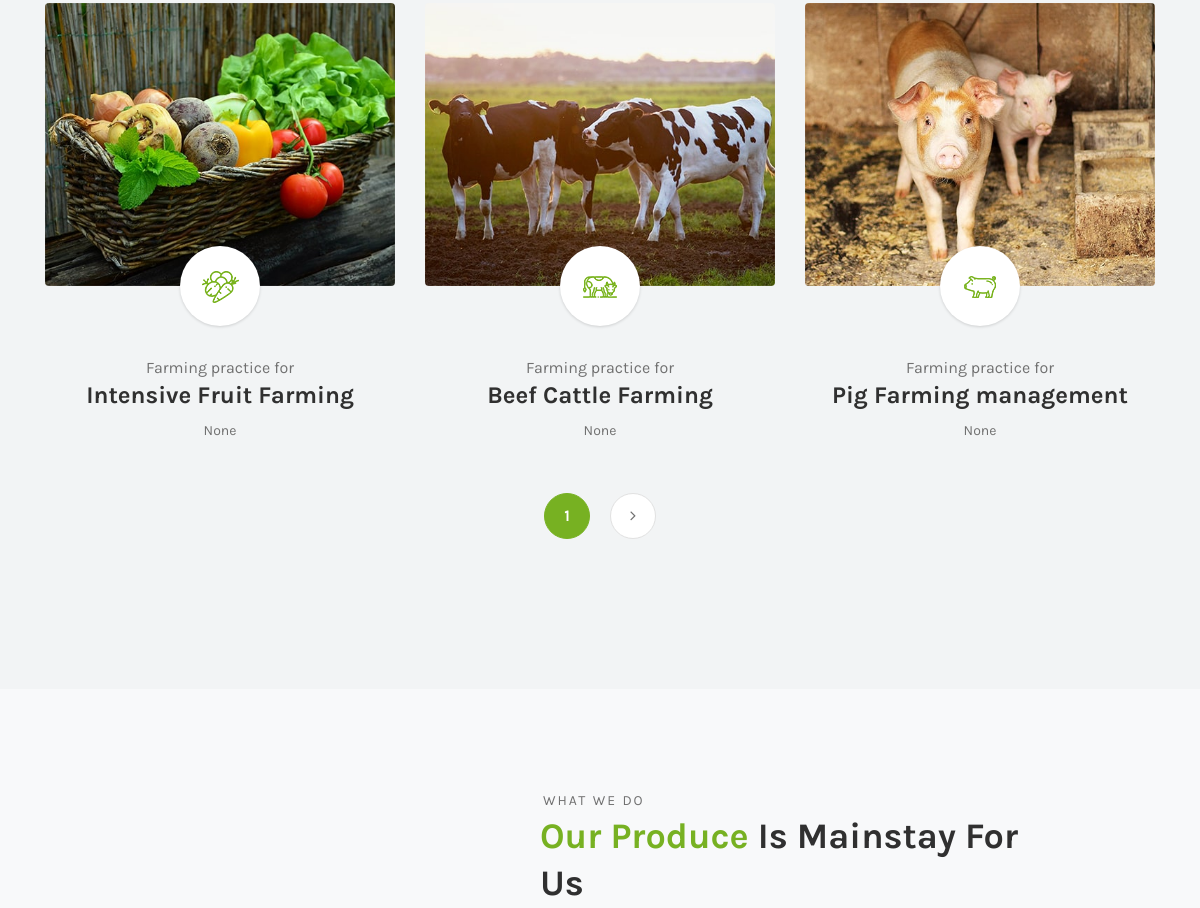
Before: /farmimng_practice.html (middle part) with the older database file.
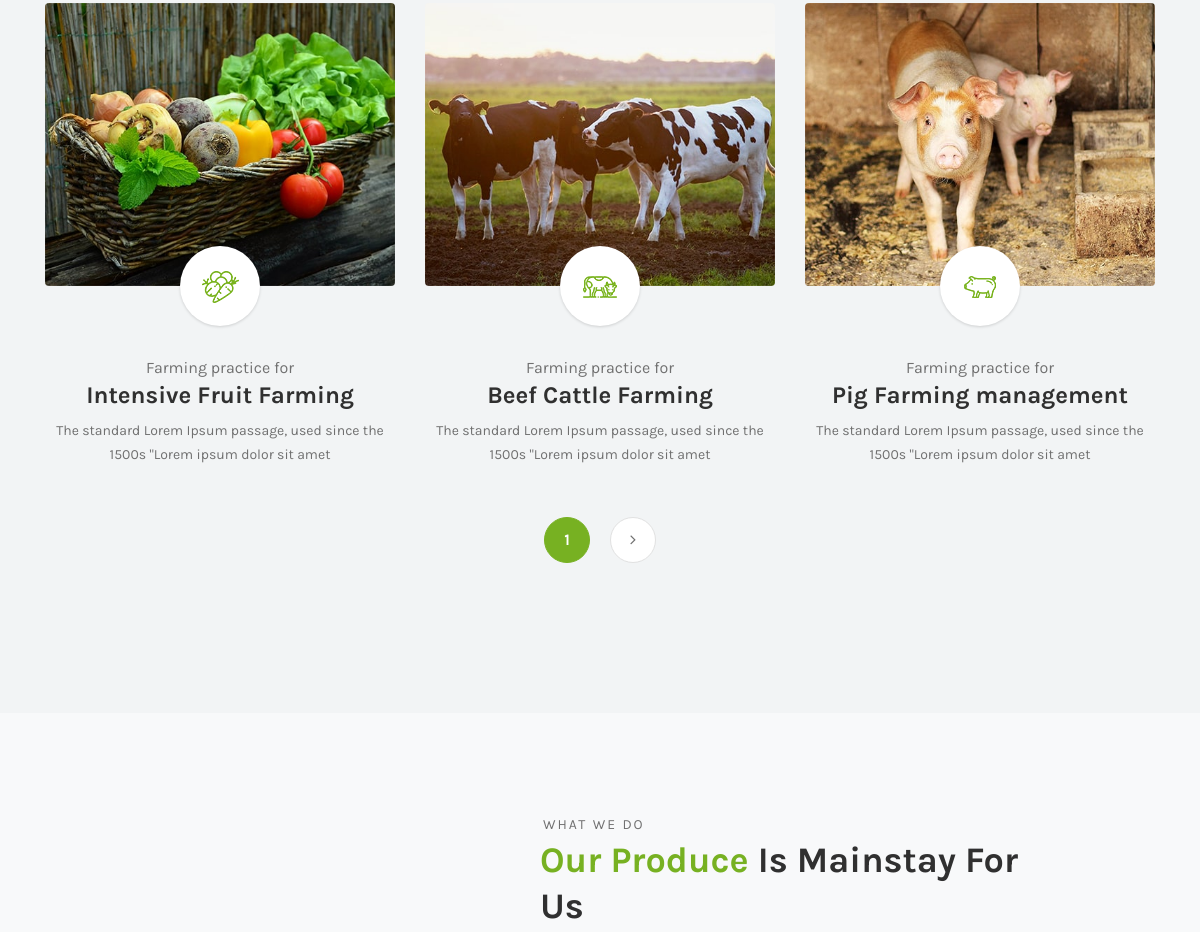
After: the same page with the newer database file.
### blog/models.py (models this page shows, shortened)
class BlogPost (models.Model):
    STATUS_CHOICE = (('draft', 'Draft'), ('published', 'Published'),)
    author = models.ForeignKey(
        Author, on_delete=models.CASCADE, related_name='blog_posts')
    title = models.CharField(max_length=200,)
    overview = models.CharField(max_length=150, null=True)
    slug = models.SlugField(null=True, unique=True)
    categories = models.ManyToManyField(Category)
    thumbnail = models.ImageField(upload_to=upload_location, null=True, blank=True)
    icon = ImageField(upload_to=upload_location, null=True, blank=True)
    content = HTMLField()
    publish = models.DateTimeField(default=timezone.now)
    date_created = models.DateTimeField(
        auto_now_add=True, verbose_name="date_published")
    date_updated = models.DateTimeField(
        auto_now=True, verbose_name="date_updated")
    status = models.CharField(
        max_length=10, choices=STATUS_CHOICE, default='draft')
    featured = models.BooleanField()
    class Meta:
        ordering = ('-publish',)

### blog/views.py (the view)
# urls.py: path('farmimng_practice.html', farming_practice, name='farming_practice'),
def farming_practice(request):
    post_list = BlogPost.objects.all()
    introduction = PracticeIntro.objects.all()
    paginator = Paginator(post_list, 6)
    page_request_var = 'page'
    page = request.GET.get(page_request_var)
    try:
        paginated_queryset = paginator.page(page)
    except PageNotAnInteger:
        paginated_queryset = paginator.page(1)
    except EmptyPage:
        paginated_queryset = paginator.page(paginator.num_pages)
    context = {
        'queryset': paginated_queryset,
        'page_request_var': page_request_var,
        'introduction': introduction,
    }
    return render(request, 'farming_practice.html', context)

### templates/farming_practice.html (shortened to what this page needs)
{% extends 'base.html' %}
{% load static %}
{% block content %}
    <section class="farming-practice-area bg-gray section-padding-100-50">
        <div class="container">
            <div class="row">
                {% for obj in queryset %}
                <div class="col-12 col-sm-6 col-lg-4">
                    <div class="single-farming-practice-area mb-50 wow fadeInUp" data-wow-delay="100ms">
                        <div class="farming-practice-thumbnail">
                            <img src="{{obj.thumbnail.url}} " class="rounded" alt="">
                        </div>
                        <div class="farming-practice-content text-center">
                            <div class="farming-icon">
                                <img src="{{obj.icon.url}}" alt="">
                            </div>
                            <span>Farming practice for</span>
                            <a href="{% url 'practice_details' obj.slug %}"><h4>{{ obj.title }}</h4></a>
                            <p>{{ obj.overview }}</p>
                        </div>
                    </div>
                </div>
                {% endfor %}
            </div>
          <nav>
            <ul class="pagination wow fadeInUp" data-wow-delay="900ms">
              <li class="page-item active"><a class="page-link" href="?{{ page_request_var }}={{ queryset.number }}">{{ queryset.number}}</a></li>
              {% if queryset.has_next %}
              <li class="page-item"><a class="page-link" href="?{{ page_request_var }}={{ queryset.next_page_number }}"><i class="fa fa-angle-right"></i></a></li>
              {% endif %}
            </ul>
          </nav>
        </div>
    </section>
<section class="services-area d-flex flex-wrap bg-light">
    <div class="services-thumbnail bg-img jarallax" style="background-image: url({% static 'img/bg-img/7.jpg' %});"></div>
    <div class="services-content section-padding-100-50 px-5">
        <div class="container-fluid">
            <div class="row">
                <div class="col-12">
                    <div class="section-heading">
                        <p>What we do</p>
                        <h2><span>Our Produce</span> Is Mainstay For Us</h2>
                    </div>
                </div>
            </div>
        </div>
    </div>
</section>
{% endblock content %}

Changed rows visible on the page:
changed BlogPost "Intensive Fruit Farming": overview "None" → "The standard Lorem Ipsum passage, used since the 1500s \"Lorem ipsum dolor sit amet"
changed BlogPost "Beef Cattle Farming": overview "None" → "The standard Lorem Ipsum passage, used since the 1500s \"Lorem ipsum dolor sit amet"
changed BlogPost "Pig Farming management": overview "None" → "The standard Lorem Ipsum passage, used since the 1500s \"Lorem ipsum dolor sit amet"
